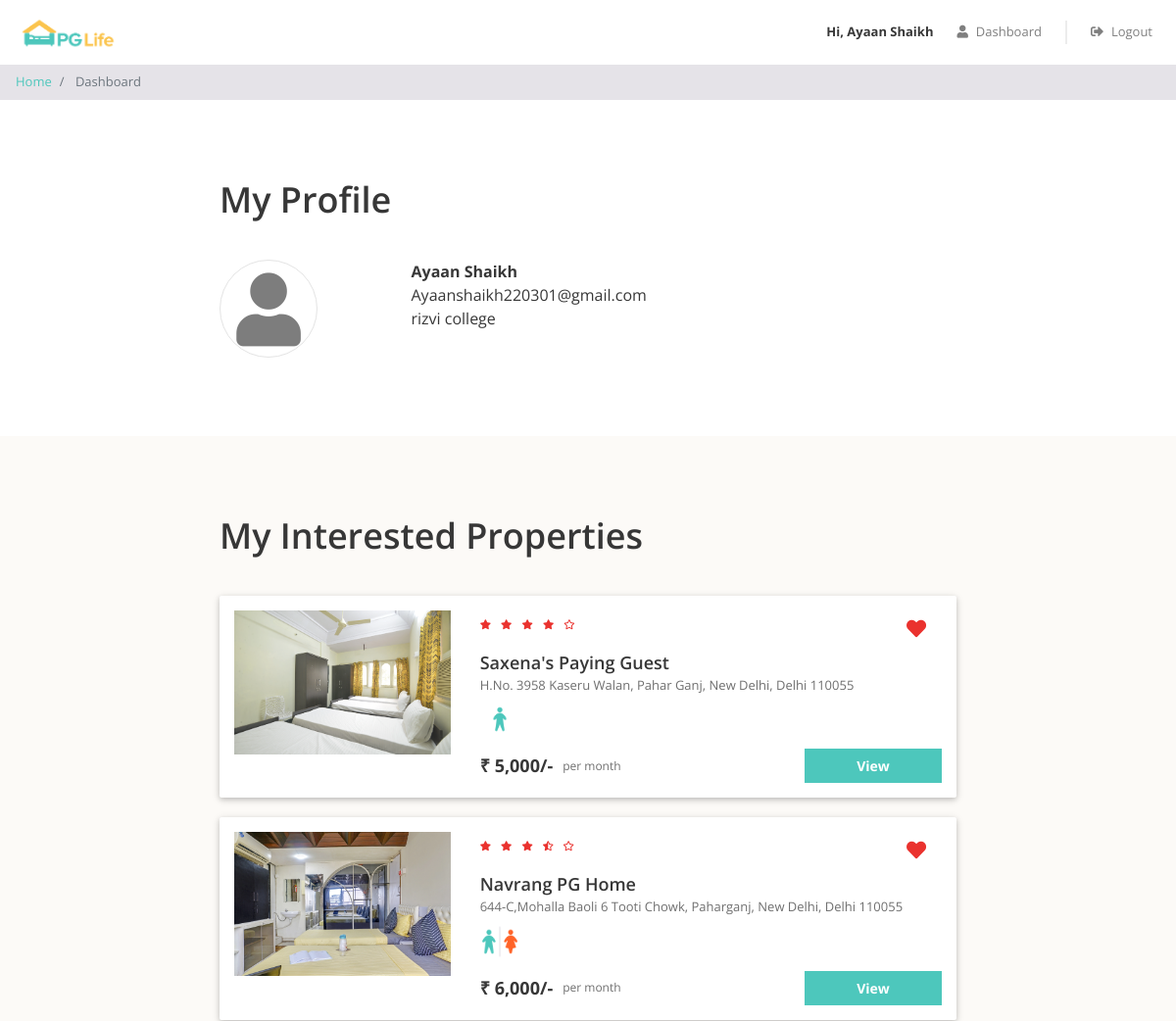
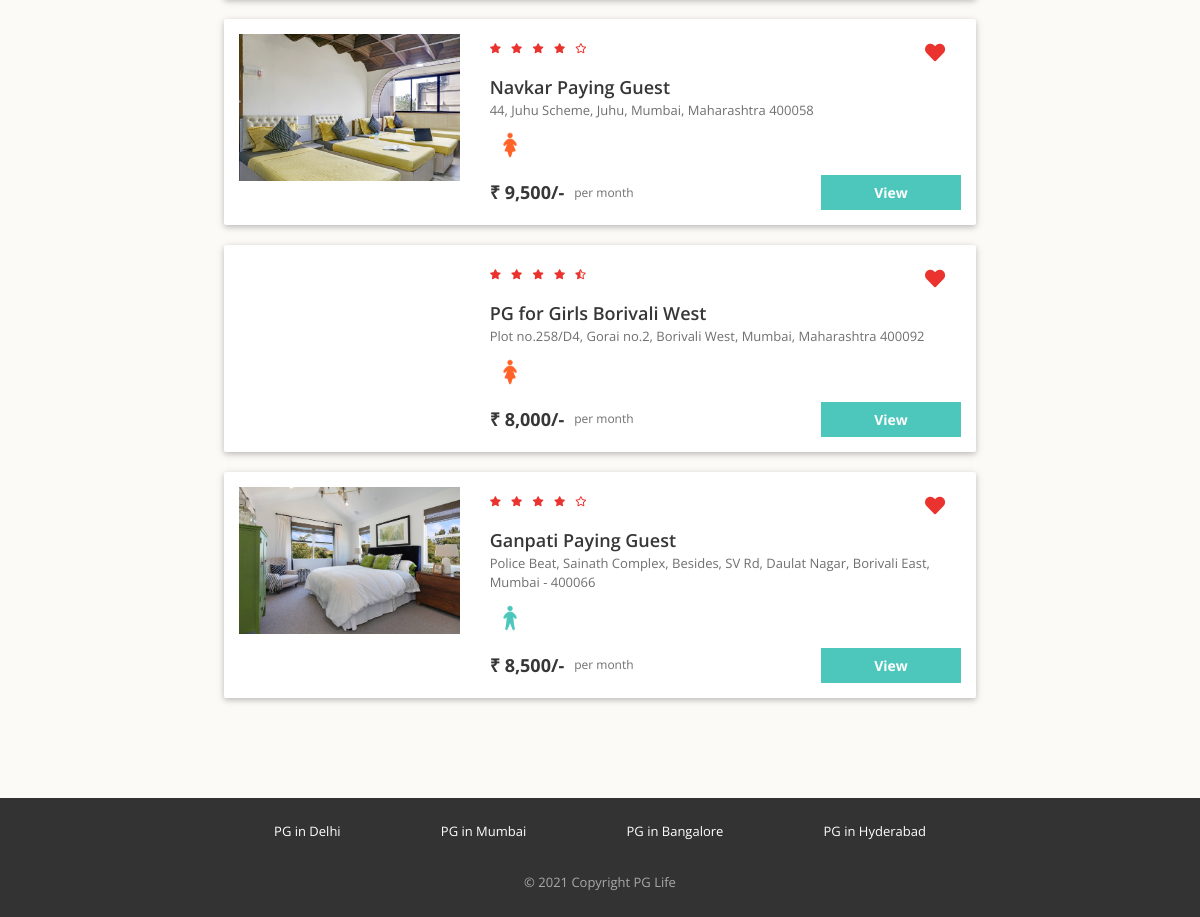
The app's page /dashboard.php (signed in) with its own data (2 pictures, top to bottom).
### tables this page shows
CREATE TABLE `users` (
  `id` int(11) NOT NULL,
  `email` varchar(255) NOT NULL,
  `password` varchar(255) NOT NULL,
  `full_name` varchar(255) NOT NULL,
  `phone` int(11) NOT NULL,
  `gender` varchar(255) NOT NULL,
  `college_name` varchar(255) NOT NULL
);

CREATE TABLE `interested_users_properties` (
  `id` int(11) NOT NULL,
  `user_id` int(11) NOT NULL,
  `property_id` int(11) NOT NULL
);

CREATE TABLE `properties` (
  `id` int(11) NOT NULL,
  `city_id` int(11) NOT NULL,
  `name` varchar(255) NOT NULL,
  `address` varchar(255) NOT NULL,
  `description` varchar(255) NOT NULL,
  `gender` varchar(255) NOT NULL,
  `rent` int(11) NOT NULL,
  `rating_clean` float NOT NULL,
  `rating_food` float NOT NULL,
  `rating_safety` float NOT NULL
);

### dashboard.php (the view, shortened to what this page needs)
<?php
require "includes/database_connect.php";
$user_id = $_SESSION['user_id'];
$sql_1 = "SELECT * FROM users WHERE id = $user_id";
$result_1 = mysqli_query($conn, $sql_1);
$user = mysqli_fetch_assoc($result_1);
$sql_2 = "SELECT *
            FROM interested_users_properties iup
            INNER JOIN properties p ON iup.property_id = p.id
            WHERE iup.user_id = $user_id";
$result_2 = mysqli_query($conn, $sql_2);
$interested_properties = mysqli_fetch_all($result_2, MYSQLI_ASSOC);
?>
<!DOCTYPE html>
<html lang="en">
<head>
    <?php
    include "includes/head_links.php";
    ?>
    <link href="css/dashboard.css" rel="stylesheet" />
</head>
<body>
    <?php
    include "includes/header.php";
    ?>
    <nav aria-label="breadcrumb">
        <ol class="breadcrumb py-2">
            <li class="breadcrumb-item">
                <a href="index.php">Home</a>
            </li>
            <li class="breadcrumb-item active" aria-current="page">
                Dashboard
            </li>
        </ol>
    </nav>
    <div class="my-profile page-container">
        <h1>My Profile</h1>
        <div class="row">
            <div class="col-md-3 profile-img-container">
                <i class="fas fa-user profile-img"></i>
            </div>
            <div class="col-md-9">
                <div class="row no-gutters justify-content-between align-items-end">
                    <div class="profile">
                        <div class="name"><?= $user['full_name'] ?></div>
                        <div class="email"><?= $user['email'] ?></div>
                        <div class="college"><?= $user['college_name'] ?></div>
                    </div>
                </div>
            </div>
        </div>
    </div>
    <?php
    if (count($interested_properties) > 0) {
    ?>
        <div class="my-interested-properties">
            <div class="page-container">
                <h1>My Interested Properties</h1>
                <?php
                foreach ($interested_properties as $property) {
                    $property_images = glob("img/properties/" . $property['id'] . "/*");
                ?>
                    <div class="property-card property-id-<?= $property['id'] ?> row">
                        <div class="image-container col-md-4">
                            <img src="<?= $property_images[0] ?>" />
                        </div>
                        <div class="content-container col-md-8">
                            <div class="row no-gutters justify-content-between">
                                <?php
                                $total_rating = ($property['rating_clean'] + $property['rating_food'] + $property['rating_safety']) / 3;
                                $total_rating = round($total_rating, 1);
                                ?>
                                <div class="star-container" title="<?= $total_rating ?>">
                                    <?php
                                    $rating = $total_rating;
                                    for ($i = 0; $i < 5; $i++) {
                                        if ($rating >= $i + 0.8) {
                                    ?>
                                            <i class="fas fa-star"></i>
                                        <?php
                                        } elseif ($rating >= $i + 0.3) {
                                        ?>
                                            <i class="fas fa-star-half-alt"></i>
                                        <?php
                                        } else {
                                        ?>
                                            <i class="far fa-star"></i>
                                    <?php
                                        }
                                    }
                                    ?>
                                </div>
                                <div class="interested-container">
                                    <i class="is-interested-image fas fa-heart" property_id="<?= $property['id'] ?>"></i>
                                </div>
                            </div>
                            <div class="detail-container">
                                <div class="property-name"><?= $property['name'] ?></div>
                                <div class="property-address"><?= $property['address'] ?></div>
                                <div class="property-gender">
                                    <?php
                                    if ($property['gender'] == "male") {
                                    ?>
                                        <img src="img/male.png">
                                    <?php
                                    } elseif ($property['gender'] == "female") {
                                    ?>
                                        <img src="img/female.png">
                                    <?php
                                    } else {
                                    ?>
                                        <img src="img/unisex.png">
                                    <?php
                                    }
                                    ?>
                                </div>
                            </div>
                            <div class="row no-gutters">
                                <div class="rent-container col-6">
                                    <div class="rent">₹ <?= number_format($property['rent']) ?>/-</div>
                                    <div class="rent-unit">per month</div>
                                </div>
                                <div class="button-container col-6">
                                    <a href="property_detail.php?property_id=<?= $property['id'] ?>" class="btn btn-primary">View</a>
                                </div>
                            </div>
                        </div>
                    </div>
                <?php
                }
                ?>
            </div>
        </div>
    <?php
    }
    ?>
    <?php
    include "includes/footer.php";
    ?>
</body>
</html>

### css/common.css (style rules this page uses)
* { box-sizing: border-box; font-family: 'Open Sans', sans-serif; }
body { color: #373737; font-size: 16px; position: relative; }
h1, h2, h3, h4, h5, h6 { font-weight: 600; }
h1 { font-size: 36px; margin-bottom: 40px; }
.btn-primary, .btn-warning, .btn-danger { color: white; font-weight: bold; }
.breadcrumb { background-color: #e5e3e8; font-size: 13px; border-radius: 0px; margin-bottom: 0px; }
.page-container { max-width: 800px; padding: 80px 24px; margin: auto; }

### css/dashboard.css (style rules this page uses)
.profile-img { color: #7d7d7d; font-size: 75px; text-align: center; border: 1px solid #e4e4e4; border-radius: 50%; height: 100px; width: 100px; line-height: 100px; }
.profile .name { font-weight: bold; }
.my-interested-properties { background-color: #fcfaf7; }
.property-card { background-color: #ffffff; border-radius: 2px; padding: 15px 0px; margin: 20px auto; box-shadow: 0 2px 5px 0 rgba(0, 0, 0, 0.16), 0 2px 10px 0 rgba(0, 0, 0, 0.12); }
.image-container { text-align: center; }
.image-container img { width: 100%; max-width: 300px; }
.star-container i { color: #EA322E; font-size: 10px; margin-right: 6px; }
.interested-container { text-align: center; padding: 8px 16px; }
.interested-container i { color: #EA322E; font-size: 20px; cursor: pointer; }
.detail-container { padding-bottom: 10px; }
.property-name { font-size: 18px; font-weight: 600; }
.property-address { color: #6f6f6f; font-size: 13px; padding-bottom: 5px; }
.property-gender img { width: 40px; }
.rent-container { display: flex; align-items: center; }
.rent { font-size: 18px; font-weight: bold; padding-right: 10px; }
.rent-unit { color: #6f6f6f; font-size: 12px; }
.button-container .btn { font-size: 14px; border-radius: 0px; width: 140px; float: right; }

### records on screen
users: full_name "Ayaan Shaikh", email "Ayaanshaikh220301@gmail.com", college_name "rizvi college"
interested_users_properties: shows a picture, property.name "Saxena's Paying Guest", property.address "H.No. 3958 Kaseru Walan, Pahar Ganj, New Delhi, Delhi 110055", property.rent "5,000"
interested_users_properties: shows a picture, property.name "Navrang PG Home", property.address "644-C,Mohalla Baoli 6 Tooti Chowk, Paharganj, New Delhi, Delhi 110055", property.rent "6,000"
interested_users_properties: shows a picture, property.name "Navkar Paying Guest", property.address "44, Juhu Scheme, Juhu, Mumbai, Maharashtra 400058", property.rent "9,500"
interested_users_properties: property.name "PG for Girls Borivali West", property.address "Plot no.258/D4, Gorai no.2, Borivali West, Mumbai, Maharashtra 400092", property.rent "8,000"
interested_users_properties: shows a picture, property.name "Ganpati Paying Guest", property.address "Police Beat, Sainath Complex, Besides, SV Rd, Daulat Nagar, Borivali East, Mumbai - 400066", property.rent "8,500"

### other values on screen
$_SESSION["full_name"] "Ayaan Shaikh"
